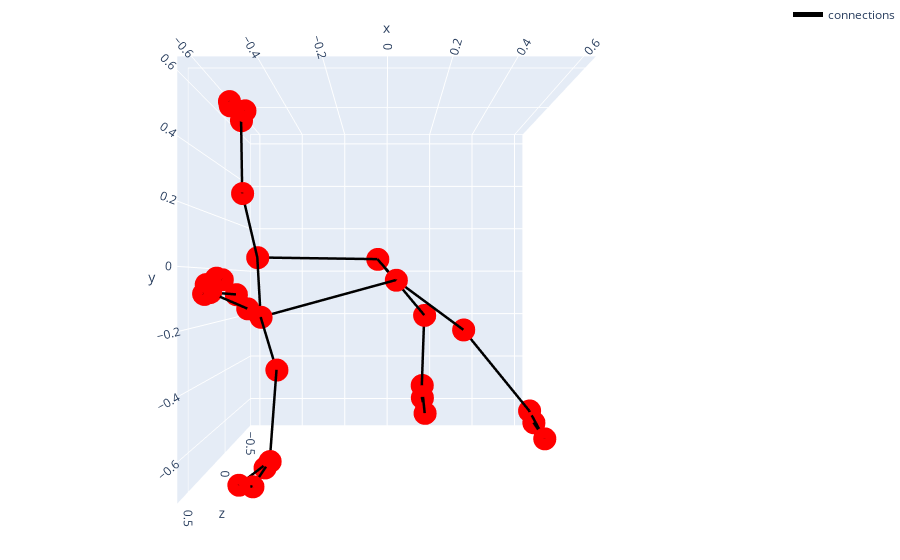
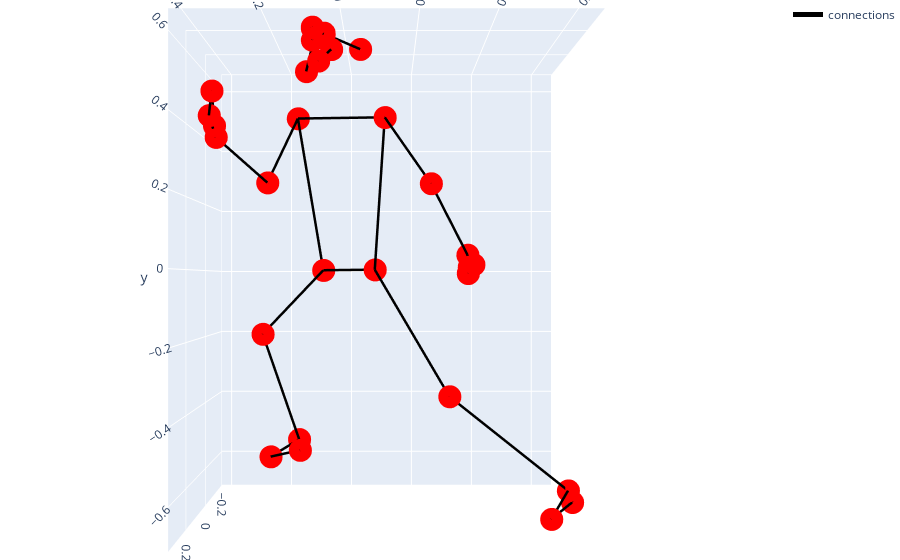
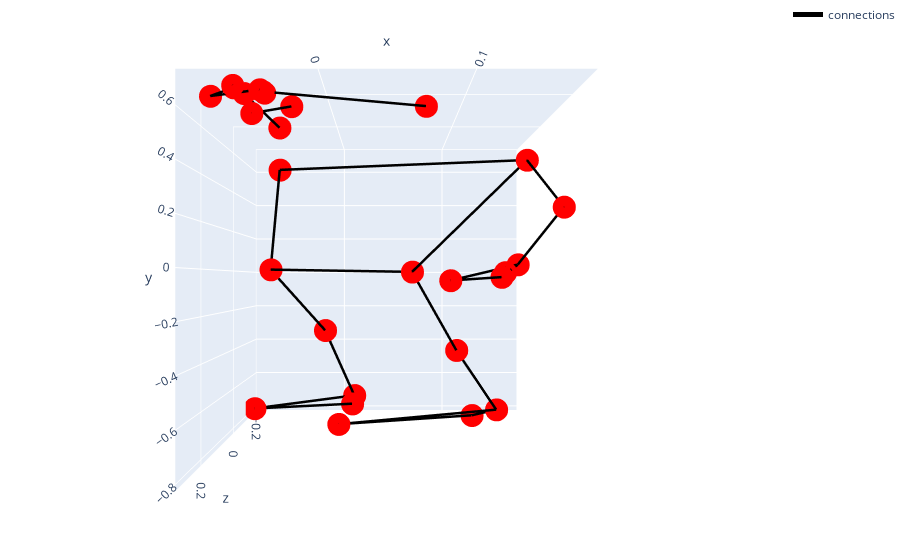

Notebook code cell kept with these figures, in order:
### Code cell
for i in range(3):
    fig[call[i]].show()
